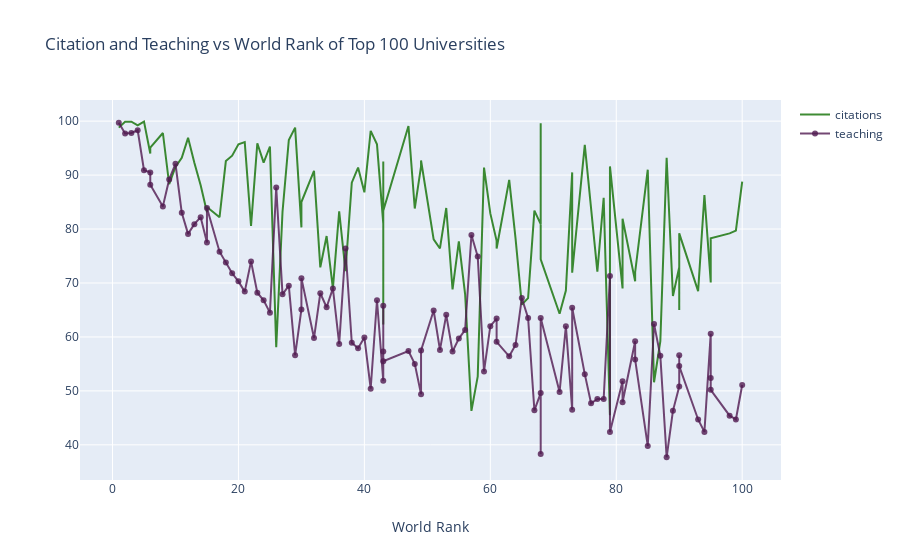

The notebook cell this image was saved under:
### Markdown cell above
<a id="2"></a> <br>
# Line Charts
<font color='red'>
Line Charts Example: Citation and Teaching vs World Rank of Top 100 Universities
<font color='black'>
* Import graph_objs as *go*
* Creating traces
    * x = x axis
    * y = y axis
    * mode = type of plot like marker, line or line + markers
    * name = name of the plots
    * marker = marker is used with dictionary. 
        * color = color of lines. It takes RGB (red, green, blue) and opacity (alpha)
    * text = The hover text (hover is curser)
* data = is a list that we add traces into it
* layout = it is dictionary.
    * title = title of layout
    * x axis = it is dictionary
        * title = label of x axis
        * ticklen = length of x axis ticks
        * zeroline = showing zero line or not
* fig = it includes data and layout
* iplot() = plots the figure(fig) that is created by data and layout

### Code cell
# prepare data frame
df = timesData.iloc[:100,:]

# import graph objects as "go"
import plotly.graph_objs as go

# Creating trace1
trace1 = go.Scatter(
                    x = df.world_rank,
                    y = df.citations,
                    mode = "lines",
                    name = "citations",
                    marker = dict(color = 'rgba(16, 112, 2, 0.8)'),
                    text= df.university_name)
# Creating trace2
trace2 = go.Scatter(
                    x = df.world_rank,
                    y = df.teaching,
                    mode = "lines+markers",
                    name = "teaching",
                    marker = dict(color = 'rgba(80, 26, 80, 0.8)'),
                    text= df.university_name)
data = [trace1, trace2]
layout = dict(title = 'Citation and Teaching vs World Rank of Top 100 Universities',
              xaxis= dict(title= 'World Rank',ticklen= 5,zeroline= False)
             )
fig = dict(data = data, layout = layout)
iplot(fig)

### Figure 1 — Plotly figure (JSON) as saved in the notebook; plotly's stock layout.template omitted (floating-point values rounded to 4 significant figures)
{"data": [{"marker": {"color": "rgba(16, 112, 2, 0.8)"}, "mode": "lines", "name": "citations", "text": ["Harvard University", "California Institute of Technology", "Massachusetts Institute of Technology", "Stanford University", "Princeton University", "University of Cambridge", "University of Oxford", "University of California, Berkeley", "Imperial College London", "Yale University", "University of California, Los Angeles", "University of Chicago", "Johns Hopkins University", "Cornell University", "ETH Zurich – Swiss Federal Institute of Technology Zurich", "University of Michigan", "University of Toronto", "Columbia University", "University of Pennsylvania", "Carnegie Mellon University", "University of Hong Kong", "University College London", "University of Washington", "Duke University", "Northwestern University", "University of Tokyo", "Georgia Institute of Technology", "Pohang University of Science and Technology", "University of California, Santa Barbara", "University of British Columbia", "University of North Carolina at Chapel Hill", "University of California, San Diego", "University of Illinois at Urbana-Champaign", "National University of Singapore", "McGill University", "University of Melbourne", "Peking University", "Washington University in St Louis", "École Polytechnique", "University of Edinburgh", "Hong Kong University of Science and Technology", "École Normale Supérieure", "Australian National University", "Karolinska Institute", "University of Göttingen", "University of Wisconsin", "Rice University", "École Polytechnique Fédérale de Lausanne", "University of California, Irvine", "University of Science and Technology of China", "Vanderbilt University", "University of Minnesota", "Tufts University", "University of California, Davis", "Brown University", "University of Massachusetts", "Kyoto University", "Tsinghua University", "Boston University", "New York University", "Emory University", "LMU Munich", "University of Notre Dame", "University of Pittsburgh", "Case Western Reserve University", "Ohio State University", "University of Colorado Boulder", "University of Bristol", "University of California, Santa Cruz", "Yeshiva University", "University of Sydney", "University of Virginia", "University of Adelaide", "University of Southern California", "William & Mary", "Trinity College Dublin", "King’s College London", "Stony Brook University", "Korea Advanced Institute of Science and Technology (KAIST)", "University of Sussex", "The University of Queensland", "University of York", "Heidelberg University", "University of Utah", "Durham University", "London School of Economics and Political Science", "University of Manchester", "Royal Holloway, University of London", "Lund University", "University of Southampton", "University of Zurich", "Wake Forest University", "McMaster University", "University College Dublin", "George Washington University", "University of Arizona", "University of Basel", "University of Maryland, College Park", "Dartmouth College", "École Normale Supérieure de Lyon"], "type": "scatter", "x": ["1", "2", "3", "4", "5", "6", "6", "8", "9", "10", "11", "12", "13", "14", "15", "15", "17", "18", "19", "20", "21", "22", "23", "24", "25", "26", "27", "28", "29", "30", "30", "32", "33", "34", "35", "36", "37", "38", "39", "40", "41", "42", "43", "43", "43", "43", "47", "48", "49", "49", "51", "52", "53", "54", "55", "56", "57", "58", "59", "60", "61", "61", "63", "64", "65", "66", "67", "68", "68", "68", "71", "72", "73", "73", "75", "76", "77", "78", "79", "79", "81", "81", "83", "83", "85", "86", "87", "88", "89", "90", "90", "90", "93", "94", "95", "95", "95", "98", "99", "100"], "y": [98.8, 99.9, 99.9, 99.2, 99.9, 94.0, 95.1, 97.8, 88.3, 91.5, 93.2, 96.9, 92.3, 88.1, 83.1, 84.1, 82.2, 92.6, 93.6, 95.7, 96.1, 80.6, 95.9, 92.3, 95.3, 58.1, 83.2, 96.5, 98.8, 80.3, 85.0, 90.8, 72.9, 78.7, 69.0, 83.3, 72.2, 88.6, 91.4, 86.8, 98.2, 95.7, 81.0, 62.3, 92.5, 83.4, 99.1, 83.8, 91.6, 92.7, 78.1, 76.4, 83.9, 68.8, 77.7, 67.9, 46.3, 52.7, 91.4, 82.9, 77.8, 76.4, 89.1, 78.3, 66.0, 67.2, 83.4, 80.9, 99.6, 74.4, 64.3, 68.6, 90.5, 71.9, 95.6, 84.4, 72.1, 85.8, 45.5, 91.6, 69.0, 81.9, 70.3, 72.0, 91.0, 51.6, 59.2, 93.2, 67.6, 72.9, 65.0, 79.2, 68.5, 86.3, 70.2, 70.1, 78.3, 79.2, 79.7, 88.8]}, {"marker": {"color": "rgba(80, 26, 80, 0.8)"}, "mode": "lines+markers", "name": "teaching", "text": ["Harvard University", "California Institute of Technology", "Massachusetts Institute of Technology", "Stanford University", "Princeton University", "University of Cambridge", "University of Oxford", "University of California, Berkeley", "Imperial College London", "Yale University", "University of California, Los Angeles", "University of Chicago", "Johns Hopkins University", "Cornell University", "ETH Zurich – Swiss Federal Institute of Technology Zurich", "University of Michigan", "University of Toronto", "Columbia University", "University of Pennsylvania", "Carnegie Mellon University", "University of Hong Kong", "University College London", "University of Washington", "Duke University", "Northwestern University", "University of Tokyo", "Georgia Institute of Technology", "Pohang University of Science and Technology", "University of California, Santa Barbara", "University of British Columbia", "University of North Carolina at Chapel Hill", "University of California, San Diego", "University of Illinois at Urbana-Champaign", "National University of Singapore", "McGill University", "University of Melbourne", "Peking University", "Washington University in St Louis", "École Polytechnique", "University of Edinburgh", "Hong Kong University of Science and Technology", "École Normale Supérieure", "Australian National University", "Karolinska Institute", "University of Göttingen", "University of Wisconsin", "Rice University", "École Polytechnique Fédérale de Lausanne", "University of California, Irvine", "University of Science and Technology of China", "Vanderbilt University", "University of Minnesota", "Tufts University", "University of California, Davis", "Brown University", "University of Massachusetts", "Kyoto University", "Tsinghua University", "Boston University", "New York University", "Emory University", "LMU Munich", "University of Notre Dame", "University of Pittsburgh", "Case Western Reserve University", "Ohio State University", "University of Colorado Boulder", "University of Bristol", "University of California, Santa Cruz", "Yeshiva University", "University of Sydney", "University of Virginia", "University of Adelaide", "University of Southern California", "William & Mary", "Trinity College Dublin", "King’s College London", "Stony Brook University", "Korea Advanced Institute of Science and Technology (KAIST)", "University of Sussex", "The University of Queensland", "University of York", "Heidelberg University", "University of Utah", "Durham University", "London School of Economics and Political Science", "University of Manchester", "Royal Holloway, University of London", "Lund University", "University of Southampton", "University of Zurich", "Wake Forest University", "McMaster University", "University College Dublin", "George Washington University", "University of Arizona", "University of Basel", "University of Maryland, College Park", "Dartmouth College", "École Normale Supérieure de Lyon"], "type": "scatter", "x": ["1", "2", "3", "4", "5", "6", "6", "8", "9", "10", "11", "12", "13", "14", "15", "15", "17", "18", "19", "20", "21", "22", "23", "24", "25", "26", "27", "28", "29", "30", "30", "32", "33", "34", "35", "36", "37", "38", "39", "40", "41", "42", "43", "43", "43", "43", "47", "48", "49", "49", "51", "52", "53", "54", "55", "56", "57", "58", "59", "60", "61", "61", "63", "64", "65", "66", "67", "68", "68", "68", "71", "72", "73", "73", "75", "76", "77", "78", "79", "79", "81", "81", "83", "83", "85", "86", "87", "88", "89", "90", "90", "90", "93", "94", "95", "95", "95", "98", "99", "100"], "y": [99.7, 97.7, 97.8, 98.3, 90.9, 90.5, 88.2, 84.2, 89.2, 92.1, 83.0, 79.1, 80.9, 82.2, 77.5, 83.9, 75.8, 73.8, 71.8, 70.3, 68.4, 74.0, 68.2, 66.8, 64.5, 87.7, 67.9, 69.5, 56.6, 65.1, 70.9, 59.8, 68.1, 65.5, 69.0, 58.7, 76.4, 58.9, 57.9, 59.9, 50.4, 66.8, 51.9, 65.8, 57.3, 55.5, 57.4, 55.0, 49.4, 57.5, 64.9, 57.6, 64.1, 57.3, 59.7, 61.3, 78.9, 74.9, 53.6, 62.0, 63.4, 59.1, 56.4, 58.5, 67.2, 63.5, 46.4, 49.6, 38.3, 63.5, 49.8, 62.0, 46.5, 65.4, 53.1, 47.7, 48.5, 48.5, 71.3, 42.4, 51.8, 47.9, 59.2, 55.8, 39.8, 62.4, 56.5, 37.7, 46.3, 50.8, 56.6, 54.6, 44.7, 42.4, 60.6, 52.4, 50.2, 45.4, 44.7, 51.1]}], "layout": {"title": {"text": "Citation and Teaching vs World Rank of Top 100 Universities"}, "xaxis": {"ticklen": 5, "title": {"text": "World Rank"}, "zeroline": false}}}
